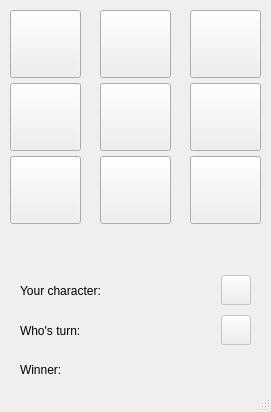
<?xml version="1.0" encoding="UTF-8"?>
<ui version="4.0">
 <class>Game</class>
 <widget class="QMainWindow" name="Game">
  <property name="geometry">
   <rect>
    <x>0</x>
    <y>0</y>
    <width>271</width>
    <height>412</height>
   </rect>
  </property>
  <property name="windowTitle">
   <string>MainWindow</string>
  </property>
  <widget class="QWidget" name="centralwidget">
   <widget class="QWidget" name="gridLayoutWidget_6">
    <property name="geometry">
     <rect>
      <x>90</x>
      <y>0</y>
      <width>91</width>
      <height>271</height>
     </rect>
    </property>
    <layout class="QGridLayout" name="board_3" rowstretch="0,0,0" columnstretch="0">
     <property name="sizeConstraint">
      <enum>QLayout::SetMaximumSize</enum>
     </property>
     <property name="leftMargin">
      <number>10</number>
     </property>
     <property name="topMargin">
      <number>10</number>
     </property>
     <property name="rightMargin">
      <number>10</number>
     </property>
     <property name="bottomMargin">
      <number>10</number>
     </property>
     <property name="spacing">
      <number>5</number>
     </property>
     <item row="0" column="0">
      <widget class="QPushButton" name="button_2">
       <property name="font">
        <font>
         <pointsize>40</pointsize>
         <bold>true</bold>
        </font>
       </property>
       <property name="text">
        <string/>
       </property>
      </widget>
     </item>
     <item row="1" column="0">
      <widget class="QPushButton" name="button_5">
       <property name="font">
        <font>
         <pointsize>40</pointsize>
         <bold>true</bold>
        </font>
       </property>
       <property name="text">
        <string/>
       </property>
      </widget>
     </item>
     <item row="2" column="0">
      <widget class="QPushButton" name="button_8">
       <property name="font">
        <font>
         <pointsize>40</pointsize>
         <bold>true</bold>
        </font>
       </property>
       <property name="text">
        <string/>
       </property>
      </widget>
     </item>
    </layout>
   </widget>
   <widget class="QWidget" name="gridLayoutWidget_5">
    <property name="geometry">
     <rect>
      <x>0</x>
      <y>0</y>
      <width>91</width>
      <height>271</height>
     </rect>
    </property>
    <layout class="QGridLayout" name="board_2" rowstretch="0,0,0" columnstretch="0">
     <property name="sizeConstraint">
      <enum>QLayout::SetMaximumSize</enum>
     </property>
     <property name="leftMargin">
      <number>10</number>
     </property>
     <property name="topMargin">
      <number>10</number>
     </property>
     <property name="rightMargin">
      <number>10</number>
     </property>
     <property name="bottomMargin">
      <number>10</number>
     </property>
     <property name="spacing">
      <number>5</number>
     </property>
     <item row="2" column="0">
      <widget class="QPushButton" name="button_7">
       <property name="font">
        <font>
         <pointsize>40</pointsize>
         <bold>true</bold>
        </font>
       </property>
       <property name="text">
        <string/>
       </property>
      </widget>
     </item>
     <item row="1" column="0">
      <widget class="QPushButton" name="button_4">
       <property name="font">
        <font>
         <pointsize>40</pointsize>
         <bold>true</bold>
        </font>
       </property>
       <property name="text">
        <string/>
       </property>
      </widget>
     </item>
     <item row="0" column="0">
      <widget class="QPushButton" name="button_1">
       <property name="font">
        <font>
         <pointsize>40</pointsize>
         <bold>true</bold>
        </font>
       </property>
       <property name="text">
        <string/>
       </property>
      </widget>
     </item>
    </layout>
   </widget>
   <widget class="QWidget" name="gridLayoutWidget_4">
    <property name="geometry">
     <rect>
      <x>180</x>
      <y>0</y>
      <width>91</width>
      <height>271</height>
     </rect>
    </property>
    <layout class="QGridLayout" name="board_1" rowstretch="0,0,0" columnstretch="0">
     <property name="sizeConstraint">
      <enum>QLayout::SetMaximumSize</enum>
     </property>
     <property name="leftMargin">
      <number>10</number>
     </property>
     <property name="topMargin">
      <number>10</number>
     </property>
     <property name="rightMargin">
      <number>10</number>
     </property>
     <property name="bottomMargin">
      <number>10</number>
     </property>
     <property name="spacing">
      <number>5</number>
     </property>
     <item row="2" column="0">
      <widget class="QPushButton" name="button_9">
       <property name="font">
        <font>
         <pointsize>40</pointsize>
         <bold>true</bold>
        </font>
       </property>
       <property name="text">
        <string/>
       </property>
      </widget>
     </item>
     <item row="1" column="0">
      <widget class="QPushButton" name="button_6">
       <property name="font">
        <font>
         <pointsize>40</pointsize>
         <bold>true</bold>
        </font>
       </property>
       <property name="text">
        <string/>
       </property>
      </widget>
     </item>
     <item row="0" column="0">
      <widget class="QPushButton" name="button_3">
       <property name="font">
        <font>
         <pointsize>40</pointsize>
         <bold>true</bold>
        </font>
       </property>
       <property name="text">
        <string/>
       </property>
      </widget>
     </item>
    </layout>
   </widget>
   <widget class="QWidget" name="horizontalLayoutWidget">
    <property name="geometry">
     <rect>
      <x>0</x>
      <y>310</y>
      <width>271</width>
      <height>41</height>
     </rect>
    </property>
    <layout class="QHBoxLayout" name="horizontalLayout">
     <property name="leftMargin">
      <number>20</number>
     </property>
     <property name="rightMargin">
      <number>20</number>
     </property>
     <item>
      <widget class="QLabel" name="label">
       <property name="text">
        <string>Who's turn:</string>
       </property>
      </widget>
     </item>
     <item>
      <widget class="QPushButton" name="whos_turn">
       <property name="enabled">
        <bool>false</bool>
       </property>
       <property name="maximumSize">
        <size>
         <width>30</width>
         <height>30</height>
        </size>
       </property>
       <property name="font">
        <font>
         <pointsize>16</pointsize>
         <bold>true</bold>
        </font>
       </property>
       <property name="text">
        <string/>
       </property>
      </widget>
     </item>
    </layout>
   </widget>
   <widget class="QWidget" name="horizontalLayoutWidget_2">
    <property name="geometry">
     <rect>
      <x>0</x>
      <y>350</y>
      <width>271</width>
      <height>41</height>
     </rect>
    </property>
    <layout class="QHBoxLayout" name="horizontalLayout_2">
     <property name="leftMargin">
      <number>20</number>
     </property>
     <property name="rightMargin">
      <number>20</number>
     </property>
     <item>
      <widget class="QLabel" name="label_4">
       <property name="maximumSize">
        <size>
         <width>16777215</width>
         <height>30</height>
        </size>
       </property>
       <property name="text">
        <string>Winner:</string>
       </property>
      </widget>
     </item>
     <item>
      <widget class="QLabel" name="winner">
       <property name="maximumSize">
        <size>
         <width>16777215</width>
         <height>30</height>
        </size>
       </property>
       <property name="font">
        <font>
         <family>Tlwg Typo</family>
         <pointsize>14</pointsize>
         <bold>true</bold>
        </font>
       </property>
       <property name="layoutDirection">
        <enum>Qt::RightToLeft</enum>
       </property>
       <property name="text">
        <string/>
       </property>
      </widget>
     </item>
    </layout>
   </widget>
   <widget class="QWidget" name="horizontalLayoutWidget_3">
    <property name="geometry">
     <rect>
      <x>0</x>
      <y>270</y>
      <width>271</width>
      <height>41</height>
     </rect>
    </property>
    <layout class="QHBoxLayout" name="horizontalLayout_3">
     <property name="leftMargin">
      <number>20</number>
     </property>
     <property name="rightMargin">
      <number>20</number>
     </property>
     <item>
      <widget class="QLabel" name="label_3">
       <property name="text">
        <string>Your character:</string>
       </property>
      </widget>
     </item>
     <item>
      <widget class="QPushButton" name="your_character">
       <property name="enabled">
        <bool>false</bool>
       </property>
       <property name="maximumSize">
        <size>
         <width>30</width>
         <height>30</height>
        </size>
       </property>
       <property name="font">
        <font>
         <pointsize>16</pointsize>
         <bold>true</bold>
        </font>
       </property>
       <property name="text">
        <string/>
       </property>
      </widget>
     </item>
    </layout>
   </widget>
  </widget>
  <widget class="QStatusBar" name="statusbar"/>
 </widget>
 <resources/>
 <connections/>
</ui>
